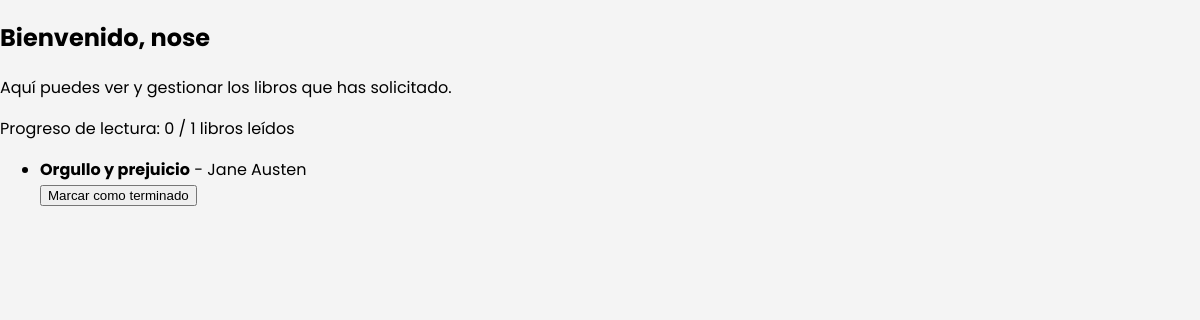
The app's page /profile (signed in), older data.
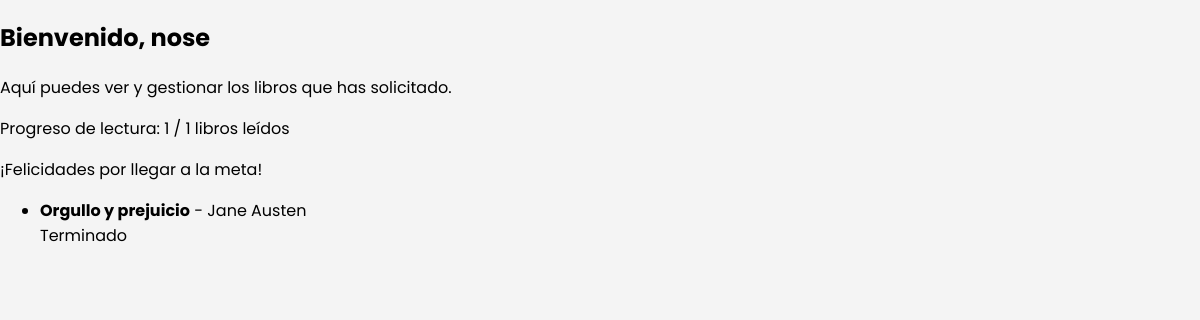
The same page, newer data.
### models.py (models this page shows)
class Book(db.Model):
    id = db.Column(db.Integer, primary_key=True)
    title = db.Column(db.String(150), nullable=False)
    author = db.Column(db.String(100), nullable=False, default="")
    genre = db.Column(db.String(50), nullable=False, default="")
    added_date = db.Column(db.Date, default=date.today)
    available = db.Column(db.Boolean, default=True)
    cover_image = db.Column(db.String(255), nullable=True)
    requested_by = db.Column(db.Integer, db.ForeignKey('user.id'), default=None)

### app.py (the view)
@app.route("/profile")
def client_profile():
    if 'user_id' not in session:
        return redirect(url_for('login'))
    user = User.query.get(session['user_id'])
    books = Book.query.filter_by(requested_by=user.id).all()
    total_books = len(books)
    books_read = sum(1 for book in books if book.available)
    return render_template(
        "client_profile.html",
        user=user,
        books=books,
        books_read=books_read,
        total_books=total_books
    )

### templates/client_profile.html (shortened to what this page needs)
<!DOCTYPE html>
<html lang="en">
<head>
    <link rel="stylesheet" href="{{ url_for('static', filename='client.css') }}">
</head>
<body>
    <div class="profile-header">
        <h2>Bienvenido, {{ user.name }}</h2>
        <p>Aquí puedes ver y gestionar los libros que has solicitado.</p>
        {% if books %}
            <div class="progress-bar-container">
                <p>Progreso de lectura: {{ books_read }} / {{ total_books }} libros leídos</p>
            </div>
            {% if books_read == total_books and total_books > 0 %}
                <p class="congratulations-message">¡Felicidades por llegar a la meta!</p>
            {% endif %}
        {% else %}
            <p>No tienes libros en tu lista.</p>
        {% endif %}
    </div>
    <div class="books-list">
        {% if books %}
            <ul>
                {% for book in books %}
                    <li>
                        <div>
                            <strong>{{ book.title }}</strong> - {{ book.author }}
                        </div>
                        {% if not book.available %}
                            <form action="{{ url_for('mark_as_read', book_id=book.id) }}" method="post">
                                <button type="submit">Marcar como terminado</button>
                            </form>
                        {% else %}
                            <span>Terminado</span>
                        {% endif %}
                    </li>
                {% endfor %}
            </ul>
        {% else %}
            <p>No tienes libros en tu lista.</p>
        {% endif %}
    </div>
</body>
</html>

Row changes from the older to the newer data that the page shows:
changed Book "Orgullo y prejuicio": available "Marcar como terminado" → "Terminado"
Text that changed along with them:
{{ books_read }}: "0" → "1"
text now shown: "¡Felicidades por llegar a la meta!"
